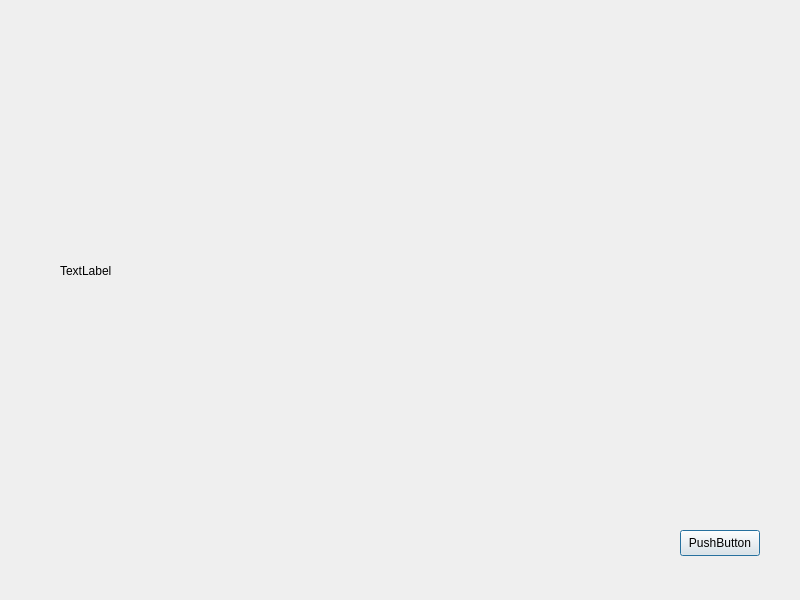
<?xml version="1.0" encoding="UTF-8"?>
<ui version="4.0">
 <class>Dialog</class>
 <widget class="QDialog" name="Dialog">
  <property name="geometry">
   <rect>
    <x>0</x>
    <y>0</y>
    <width>800</width>
    <height>600</height>
   </rect>
  </property>
  <property name="windowTitle">
   <string>Dialog</string>
  </property>
  <widget class="QPushButton" name="pushButton">
   <property name="geometry">
    <rect>
     <x>680</x>
     <y>530</y>
     <width>80</width>
     <height>26</height>
    </rect>
   </property>
   <property name="text">
    <string>PushButton</string>
   </property>
  </widget>
  <widget class="QLabel" name="label">
   <property name="geometry">
    <rect>
     <x>60</x>
     <y>30</y>
     <width>601</width>
     <height>481</height>
    </rect>
   </property>
   <property name="text">
    <string>TextLabel</string>
   </property>
  </widget>
 </widget>
 <resources/>
 <connections/>
</ui>
